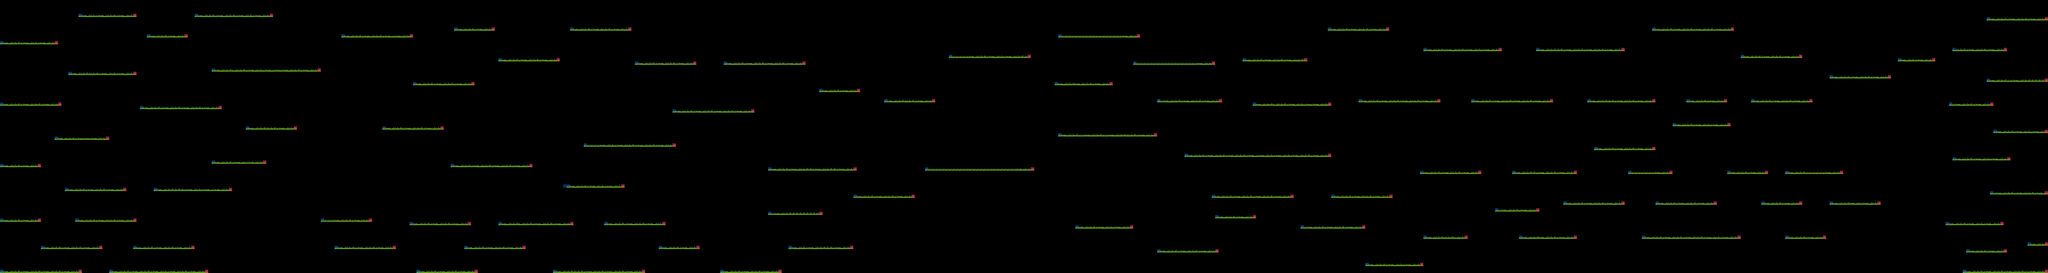

Tiled map render using the project's own tile images. Description and the map definition, with tile-layer contents summarised, below:
An orthogonal 600x80 tile map with 32x32 px tiles, 3 tile layers (grass, mask, mask1), 2 tilesets and 12 objects (10x NormalMushroom1, 2x Snake).

<map version="1.0" orientation="orthogonal" width="600" height="80" tilewidth="32" tileheight="32">
 <tileset firstgid="1" name="Grass_bg" tilewidth="32" tileheight="32">
  <image source="Grass_bg.png" width="213" height="48" />
 </tileset>
 <tileset firstgid="7" name="mask" tilewidth="32" tileheight="32">
  <image source="mask.png" width="842" height="119" />
  <tile id="27">
   <properties>
    <property name="start" value="1" />
   </properties>
  </tile>
  <tile id="33">
   <properties>
    <property name="end" value="1" />
   </properties>
  </tile>
 </tileset>
 <layer name="grass" width="600" height="80">
  <data>[48000 cells, 1962 non-empty, 6 distinct tile ids]</data>
 </layer>
 <layer name="mask" width="600" height="80" opacity="0.34">
  <data>[48000 cells, 105 non-empty, 1 distinct tile ids]</data>
 </layer>
 <layer name="mask1" width="600" height="80" opacity="0.53">
  <data>[48000 cells, 104 non-empty, 1 distinct tile ids]</data>
 </layer>
 <objectgroup name="object" width="600" height="80">
  <object name="NormalMushroom1" x="96" y="2528" width="32" height="32">
   <properties>
    <property name="Name" value="NormalMushroom1" />
   </properties>
  </object>
  <object name="NormalMushroom1" x="224" y="2528" width="32" height="32">
   <properties>
    <property name="Nmae" value="NormalMushroom1" />
   </properties>
  </object>
  <object name="NormalMushroom1" x="320" y="2528" width="32" height="32">
   <properties>
    <property name="Name" value="NormalMushroom1" />
   </properties>
  </object>
  <object name="NormalMushroom1" x="480" y="2528" width="32" height="32">
   <properties>
    <property name="Name" value="NormalMushroom1" />
   </properties>
  </object>
  <object name="NormalMushroom1" x="640" y="2528" width="32" height="32">
   <properties>
    <property name="Name" value="NormalMushroom1" />
   </properties>
  </object>
  <object name="NormalMushroom1" x="416" y="2304" width="32" height="32">
   <properties>
    <property name="Name" value="NormalMushroom1" />
   </properties>
  </object>
  <object name="NormalMushroom1" x="512" y="2304" width="32" height="32">
   <properties>
    <property name="Name" value="NormalMushroom1" />
   </properties>
  </object>
  <object name="NormalMushroom1" x="640" y="2304" width="32" height="32">
   <properties>
    <property name="Name" value="NormalMushroom1" />
   </properties>
  </object>
  <object name="NormalMushroom1" x="832" y="2304" width="32" height="32">
   <properties>
    <property name="Name" value="NormalMushroom1" />
   </properties>
  </object>
  <object name="NormalMushroom1" x="768" y="2048" width="32" height="32">
   <properties>
    <property name="Name" value="NormalMushroom1" />
   </properties>
  </object>
  <object name="Snake" x="1728" y="1760" width="32" height="32">
   <properties>
    <property name="Behind" value="13" />
    <property name="Front" value="9" />
    <property name="Name" value="Snake" />
   </properties>
  </object>
  <object name="Snake" x="1024" y="2048" width="32" height="32">
   <properties>
    <property name="Behind" value="7" />
    <property name="Front" value="10" />
    <property name="Name" value="Snake" />
   </properties>
  </object>
 </objectgroup>
</map>